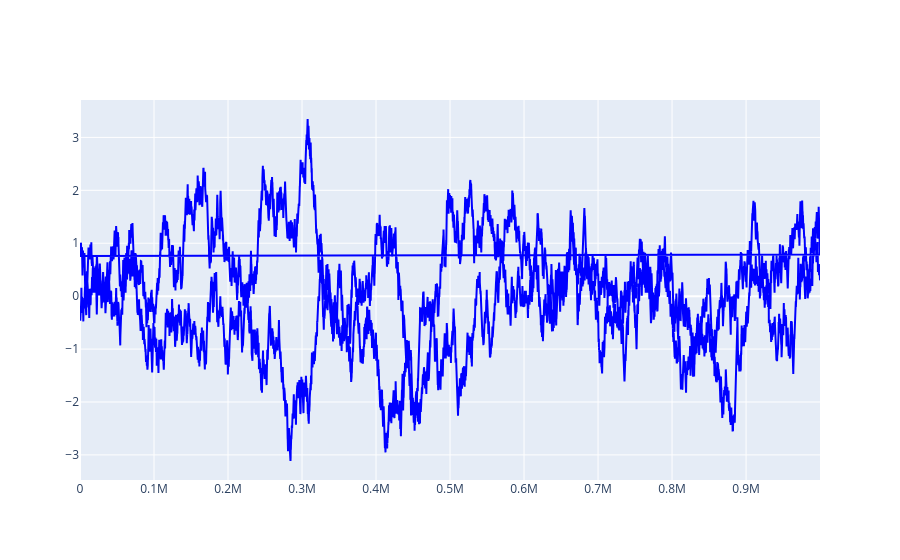

The cell this chart's notebook holds for it:
### Code cell
fig = go.Figure()
spread = df_gift_basket['swmid'].to_numpy() - df_synthetic['swmid'].to_numpy()
# fig.add_trace(go.Scatter(x=df_synthetic['timestamp'], y=spread, mode='lines', name='Difference', line=dict(color='red')))
z_score = (spread - spread.mean()) / spread.std()
fig.add_trace(go.Scatter(x=df_synthetic['timestamp'], y=z_score, mode='lines', name='Z Score', line=dict(color='blue')))

fig.show()

### Figure 1 — Plotly figure (JSON) as saved in the notebook; plotly's stock layout.template omitted (floating-point values rounded to 4 significant figures; data arrays with more than 128 entries replaced by an {"elided": "..."} marker saying what was removed)
{"data": [{"line": {"color": "blue"}, "mode": "lines", "name": "Z Score", "type": "scatter", "x": {"elided": "20000 int values"}, "y": {"elided": "20000 float values"}}], "layout": {}}
